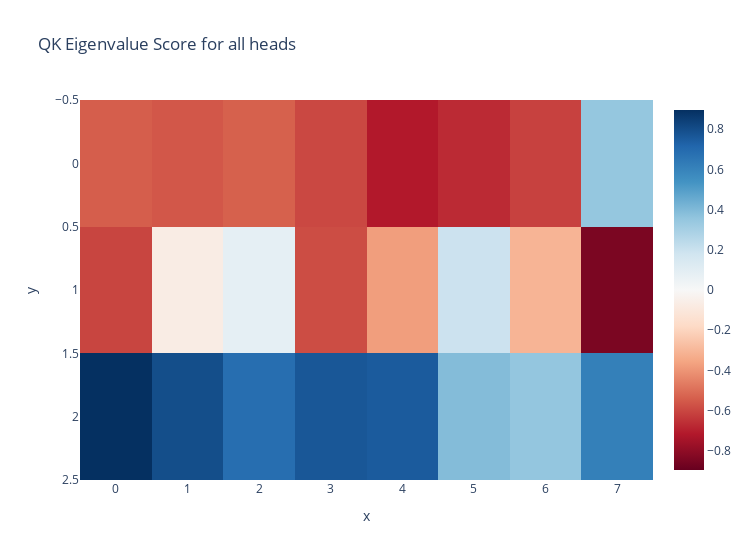

This figure's notebook cell:
### Code cell
copying_score_qk = t.empty((cfg.n_layers, cfg.n_heads))

for layer in range(cfg.n_layers):
    for head in range(cfg.n_heads):
        eigenvals, eigenvecs = t.linalg.eig(hooked_model.QK.AB[layer, head])
        copying_score_qk[layer, head] = sum(eigenvals) / sum(t.abs(eigenvals))

plot.imshow(
    copying_score_qk,
    x=np.arange(cfg.n_heads),
    y=np.arange(cfg.n_layers),
    title="QK Eigenvalue Score for all heads",
    xaxis = "x",
    yaxis = "y",
    width=750
)

### Figure 1 — Plotly figure (JSON) as saved in the notebook; plotly's stock layout.template omitted (floating-point values rounded to 4 significant figures)
{"data": [{"coloraxis": "coloraxis", "hovertemplate": "x: %{x}<br>y: %{y}<br>color: %{z}<extra></extra>", "name": "0", "type": "heatmap", "x": [0, 1, 2, 3, 4, 5, 6, 7], "xaxis": "x", "y": [0, 1, 2], "yaxis": "y", "z": [[-0.5421, -0.5596, -0.5361, -0.5979, -0.7171, -0.6719, -0.6137, 0.3497], [-0.6051, -0.07113, 0.08448, -0.586, -0.3767, 0.1933, -0.3086, -0.8487], [0.8959, 0.7969, 0.6867, 0.7659, 0.7532, 0.39, 0.3528, 0.6145]]}], "layout": {"coloraxis": {"cmid": 0, "colorscale": [[0, "rgb(103,0,31)"], [0.1, "rgb(178,24,43)"], [0.2, "rgb(214,96,77)"], [0.3, "rgb(244,165,130)"], [0.4, "rgb(253,219,199)"], [0.5, "rgb(247,247,247)"], [0.6, "rgb(209,229,240)"], [0.7, "rgb(146,197,222)"], [0.8, "rgb(67,147,195)"], [0.9, "rgb(33,102,172)"], [1, "rgb(5,48,97)"]]}, "title": {"text": "QK Eigenvalue Score for all heads"}, "width": 750, "xaxis": {"anchor": "y", "domain": [0, 1], "title": {"text": "x"}}, "yaxis": {"anchor": "x", "autorange": "reversed", "domain": [0, 1], "title": {"text": "y"}}}}
